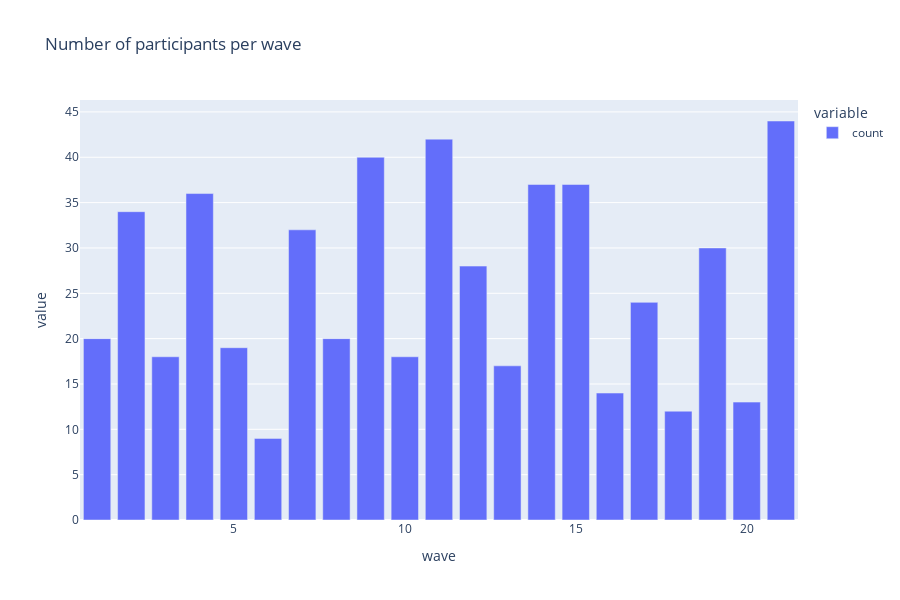

Write notebook code for a chart like this one.
### Markdown cell above
Now we can visualise the number of unique participants that took place in each wave:

### Code cell
# Plot number of participants in each wave
fig = px.bar(unique_participants["wave"].value_counts().sort_index(), 
             title='Number of participants per wave',
             labels={'x': 'Wave', 'y': 'Number of participants'},
             height=600)
fig.show()

### Figure 1 — Plotly figure (JSON) as saved in the notebook; plotly's stock layout.template omitted (floating-point values rounded to 4 significant figures)
{"data": [{"alignmentgroup": "True", "hovertemplate": "variable=count<br>wave=%{x}<br>value=%{y}<extra></extra>", "legendgroup": "count", "marker": {"color": "#636efa", "pattern": {"shape": ""}}, "name": "count", "offsetgroup": "count", "orientation": "v", "showlegend": true, "textposition": "auto", "type": "bar", "x": [1, 2, 3, 4, 5, 6, 7, 8, 9, 10, 11, 12, 13, 14, 15, 16, 17, 18, 19, 20, 21], "xaxis": "x", "y": [20, 34, 18, 36, 19, 9, 32, 20, 40, 18, 42, 28, 17, 37, 37, 14, 24, 12, 30, 13, 44], "yaxis": "y"}], "layout": {"barmode": "relative", "height": 600, "legend": {"title": {"text": "variable"}, "tracegroupgap": 0}, "title": {"text": "Number of participants per wave"}, "xaxis": {"anchor": "y", "domain": [0, 1], "title": {"text": "wave"}}, "yaxis": {"anchor": "x", "domain": [0, 1], "title": {"text": "value"}}}}
